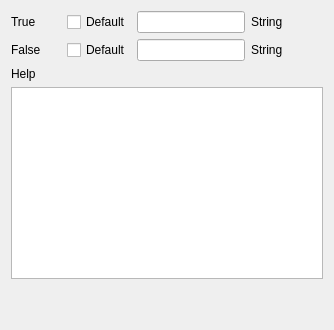
     <widget class="QWidget" name="tab_4">
      <attribute name="title">
       <string>Boolean</string>
      </attribute>
      <layout class="QGridLayout" name="gridLayout_5">
       <item row="3" column="0">
        <widget class="QTextBrowser" name="textBrowser_4"/>
       </item>
       <item row="1" column="0">
        <layout class="QHBoxLayout" name="horizontalLayout_24">
         <item>
          <widget class="QLabel" name="label_29">
           <property name="minimumSize">
            <size>
             <width>50</width>
             <height>0</height>
            </size>
           </property>
           <property name="text">
            <string>False</string>
           </property>
          </widget>
         </item>
         <item>
          <widget class="QCheckBox" name="checkBox_2">
           <property name="text">
            <string>Default</string>
           </property>
          </widget>
         </item>
         <item>
          <widget class="QLineEdit" name="lineEdit_27">
           <property name="maxLength">
            <number>10</number>
           </property>
          </widget>
         </item>
         <item>
          <widget class="QLabel" name="label_31">
           <property name="text">
            <string>String</string>
           </property>
          </widget>
         </item>
         <item>
          <spacer name="horizontalSpacer_13">
           <property name="orientation">
            <enum>Qt::Horizontal</enum>
           </property>
           <property name="sizeHint" stdset="0">
            <size>
             <width>40</width>
             <height>20</height>
            </size>
           </property>
          </spacer>
         </item>
        </layout>
       </item>
       <item row="2" column="0">
        <widget class="QLabel" name="label_32">
         <property name="text">
          <string>Help</string>
         </property>
        </widget>
       </item>
       <item row="0" column="0">
        <layout class="QHBoxLayout" name="horizontalLayout_23">
         <item>
          <widget class="QLabel" name="label_28">
           <property name="minimumSize">
            <size>
             <width>50</width>
             <height>0</height>
            </size>
           </property>
           <property name="text">
            <string>True</string>
           </property>
          </widget>
         </item>
         <item>
          <widget class="QCheckBox" name="checkBox">
           <property name="text">
            <string>Default</string>
           </property>
          </widget>
         </item>
         <item>
          <widget class="QLineEdit" name="lineEdit_26">
           <property name="maxLength">
            <number>10</number>
           </property>
          </widget>
         </item>
         <item>
          <widget class="QLabel" name="label_30">
           <property name="text">
            <string>String</string>
           </property>
          </widget>
         </item>
         <item>
          <spacer name="horizontalSpacer_12">
           <property name="orientation">
            <enum>Qt::Horizontal</enum>
           </property>
           <property name="sizeHint" stdset="0">
            <size>
             <width>40</width>
             <height>20</height>
            </size>
           </property>
          </spacer>
         </item>
        </layout>
       </item>
       <item row="4" column="0">
        <spacer name="verticalSpacer_3">
         <property name="orientation">
          <enum>Qt::Vertical</enum>
         </property>
         <property name="sizeHint" stdset="0">
          <size>
           <width>20</width>
           <height>40</height>
          </size>
         </property>
        </spacer>
       </item>
      </layout>
     </widget>
